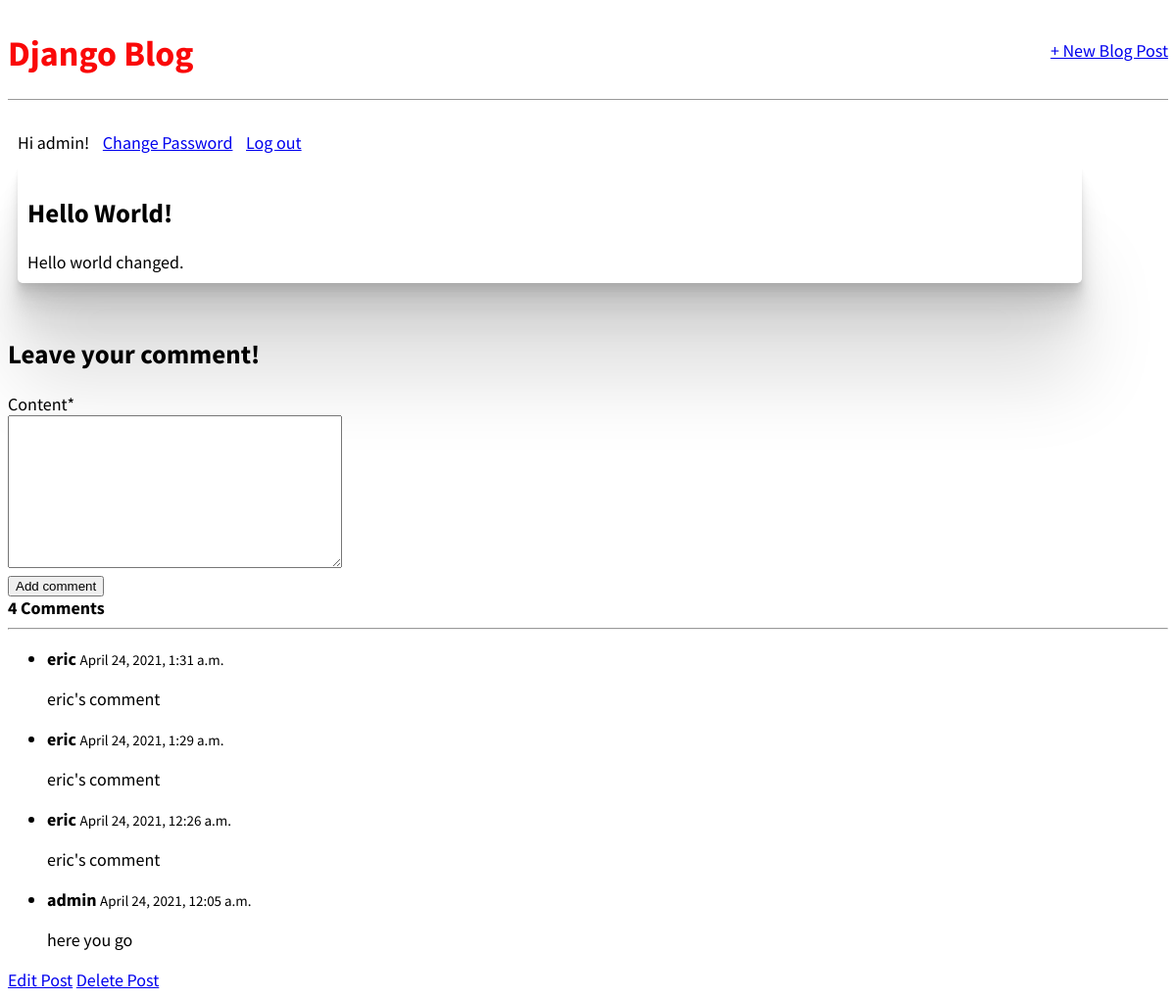
The app's page /post/1/ (signed in) with its own data.
### blog/models.py (models this page shows, shortened)
class Post(models.Model):
    title = models.CharField(max_length=200)
    author = models.ForeignKey('auth.User', on_delete=models.CASCADE)
    body = models.TextField()
    @property
    def number_of_comments(self):
        return BlogComment.objects.filter(blogpost_connected=self).count()

class BlogComment(models.Model):
    blogpost_connected = models.ForeignKey(
        Post, related_name='comments', on_delete=models.CASCADE)
    author = models.ForeignKey(User, on_delete=models.CASCADE)
    content = models.TextField()
    date_posted = models.DateTimeField(default=timezone.now)

### blog/views.py (the view, shortened to what this page needs)
# urls.py: path('post/<int:pk>/', BlogDetailView.as_view(), name="post_detail" ),
class BlogDetailView( DetailView):
    model = Post
    template_name = 'post_detail.html'
    def get_context_data(self, **kwargs):
        data = super().get_context_data(**kwargs)
        comments_connected = BlogComment.objects.filter(
            blogpost_connected=self.get_object()).order_by('-date_posted')
        data['comments'] = comments_connected
        if self.request.user.is_authenticated:
            data['comment_form'] = NewCommentForm(instance=self.request.user)
        return data

### blog/forms.py
class NewCommentForm(forms.ModelForm):
    class Meta:
        model = BlogComment
        fields = ['content']

### templates/post_detail.html (shortened to what this page needs)
{% extends 'base.html' %}
{% block content %}
    <div class="post-entry">
        <h2>{{ post.title }}</h2>
        <p>{{ post.body }}</p>
    </div>
    <br>
<h2>Leave your comment!</h2>
<div id="comments_section">
  {% if user.is_authenticated %}
  {% load crispy_forms_tags %}
  <form method="POST">
	<div class="form-group">
	  {{ comment_form|crispy }}
	  <button class="btn btn-info" type="submit">Add comment </button>
	</div>
  </form>
  {% else %}
  <a class="btn btn-outline-info" href="{% url 'login' %}?next={{request.path}}">Log in to add a comment!</a><br>
  {% endif %}
  {% if comments %}
  <strong class="text-secondary">{{ object.number_of_comments }} Comment{{ object.number_of_comments|pluralize }}</strong>
  <hr>
  <ul>
    {% for comment in comments %}
    <li>
     <div>
	    <span>
	      <strong class="text-info">{{ comment.author }} </strong>
	      <small class="text-muted">{{ comment.date_posted }}</small>
	    </span>
	    <p>
	      {{ comment.content|safe }}
	    </p>
      </div>
    </li>
	{% endfor %}
  </ul>
  {% else %}
    <strong class="text-secondary">No comments yet...</strong>
  {% endif %}
</div>
    <a href="{% url 'post_edit' post.pk %}">Edit Post</a>
    <a href="{% url 'post_delete' post.pk %}">Delete Post</a>
{% endblock %}

### templates/base.html (shortened to what this page needs)
{% load static %}
<!DOCTYPE html>
<html lang="en">
<head>
    <link rel="stylesheet" href="{% static 'css/base.css' %}">
</head>
<body>
    <header>
        <div class="nav-left">
            <h1> <a href="{% url 'home' %}">Django Blog</a></h1>
        </div>
        <div class="nav-right">
            <a href="{% url 'post_new' %}">+ New Blog Post</a>
        </div>
    </header>
    <div>
        {% if user.is_authenticated %}
            <p class="para">Hi {{ user.username }}!</p>
            <p class="para"><a href="{% url 'password_change' %}">Change Password</a></p>
            <p class="para"><a href="{% url 'logout' %}">Log out</a></p>
        {% else %}
            <p>You are not logged in. <a href="{% url 'login' %}">Log In</a></p>
        {% endif %}
        {% block content %}
        {% endblock %}
    </div>
</body>
</html>

### static/css/base.css (style rules this page uses)
body { font-family: 'Source Sans Pro', sans-serif; font-size: 18px; }
header { border-bottom: 1px solid #999; margin-bottom: 2rem; display: flex; }
header h1 a { color: rgb(250, 8, 8); text-decoration: none; }
.para { display: inline; margin-left: 10px; }
.nav-left { margin-right: auto; }
.nav-right { display: flex; padding-top: 2rem; }
.post-entry { margin-bottom: 2rem; padding : 10px; margin : 10px; border-radius : 5px; width : 90%; box-shadow: 0 2.8px 2.2px rgba(0, 0, 0, 0.034), 0 6.7px 5.3px rgba(0, 0, 0, 0.048), 0 12.5px 10px rgba(0, 0, 0, 0.06), 0 22.3px 17.9px rgba(0, 0, 0, 0.072), 0 41.8px 33.4px rgba(0, 0, 0, 0.086), 0 100px 80px rgba(0, 0, 0, 0.12) ; }
.post-entry h2 { margin: 0.rem 0; }
.post-entry p { margin: 0; font-weight: 400; }

### records on screen
Post: title "Hello World!", body "Hello world changed.", number_of_comments "4"
BlogComment: author "eric", date_posted "April 24, 2021, 1:31 a.m.", content "eric's comment"
BlogComment: author "eric", date_posted "April 24, 2021, 1:29 a.m.", content "eric's comment"
BlogComment: author "eric", date_posted "April 24, 2021, 12:26 a.m.", content "eric's comment"
BlogComment: author "admin", date_posted "April 24, 2021, 12:05 a.m.", content "here you go"

### other values on screen
{{ user.username }} "admin"
